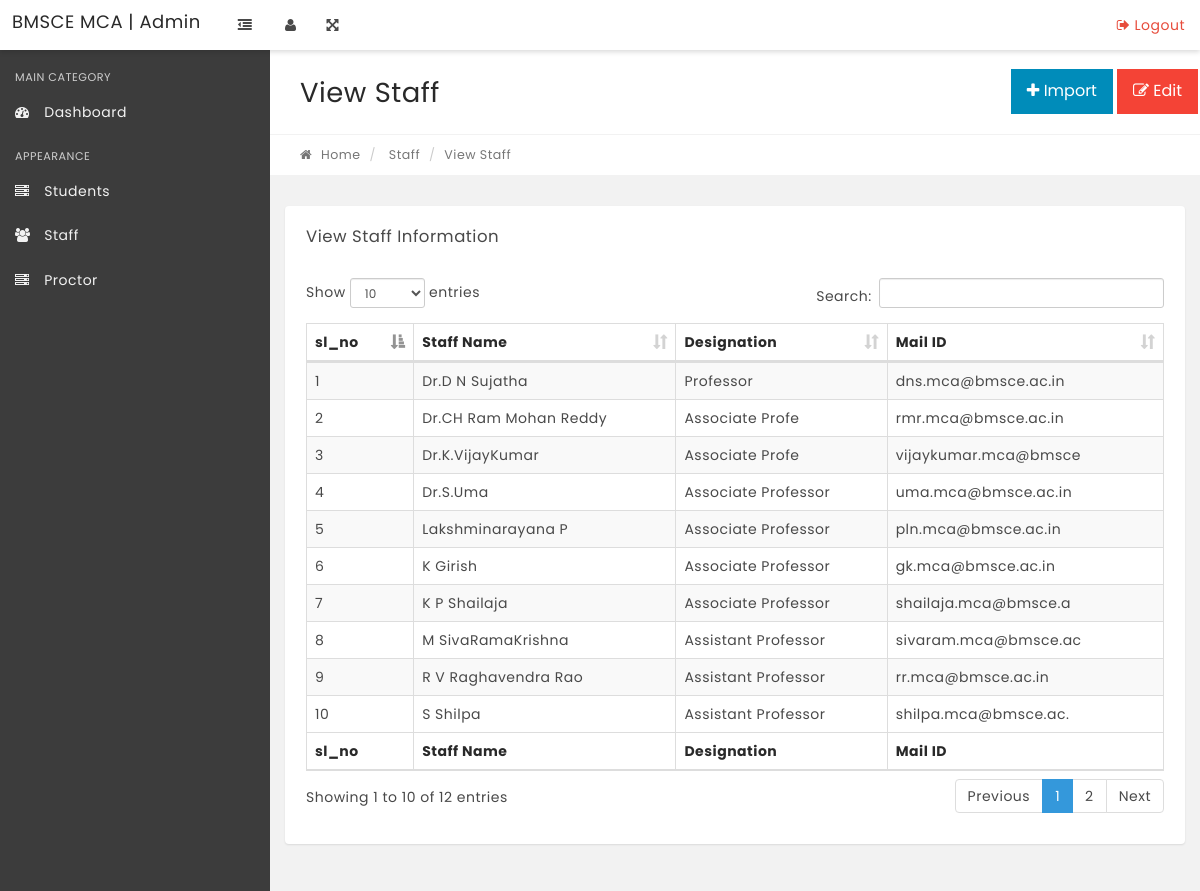
Page /manage-staff.php (signed in) on the earlier database version.
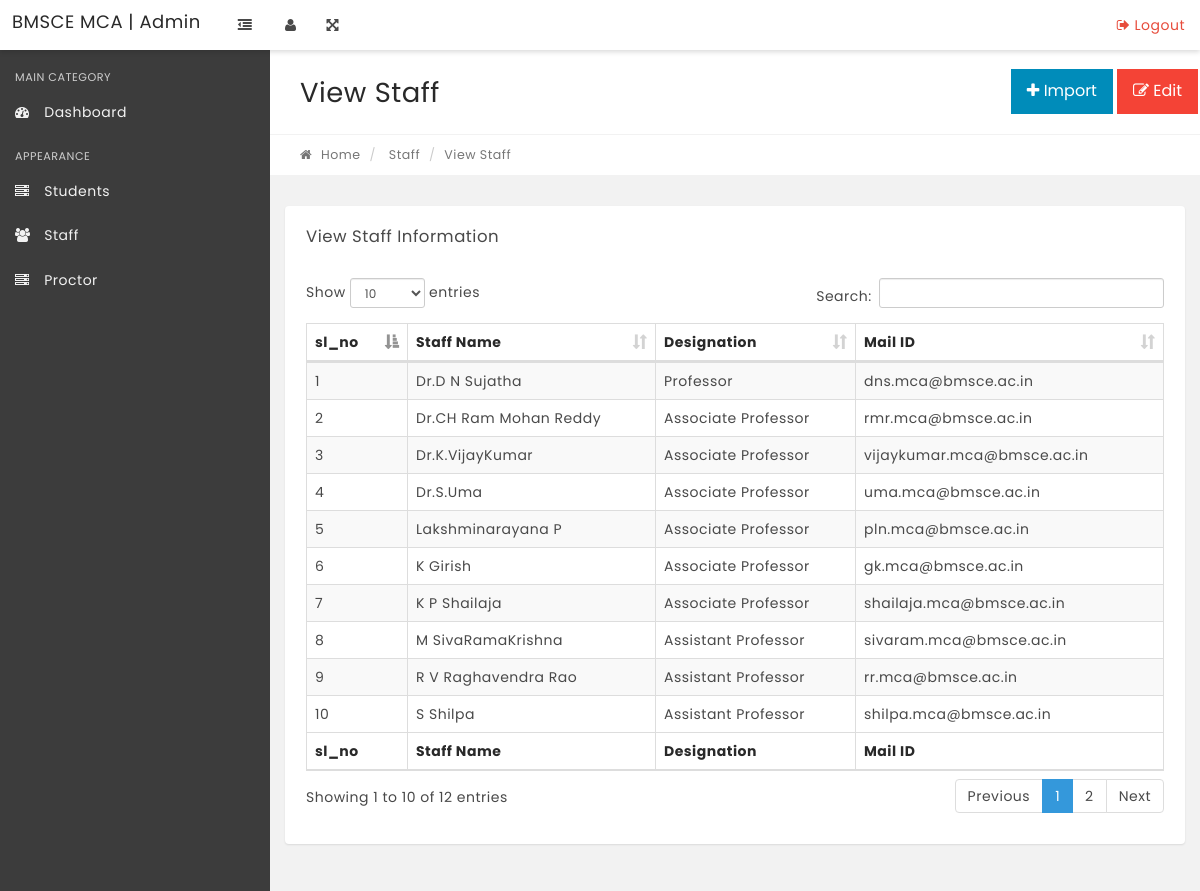
Same page on the later database version.
### tables this page shows
CREATE TABLE IF NOT EXISTS `faculty` (
  `sl_no` int(5) NOT NULL AUTO_INCREMENT,
  `username` varchar(20) NOT NULL,
  `name` char(25) NOT NULL,
  `designation` varchar(30) NOT NULL,
  `mail_id` varchar(50) NOT NULL,
  UNIQUE KEY `sl_no` (`sl_no`)
);

### manage-staff.php (the view, shortened to what this page needs)
<?php
try
{
$dbh = new PDO("mysql:host=".DB_HOST.";dbname=".DB_NAME,DB_USER, DB_PASS,array(PDO::MYSQL_ATTR_INIT_COMMAND => "SET NAMES 'utf8'"));
}
catch (PDOException $e)
{
exit("Error: " . $e->getMessage());
}
if(strlen($_SESSION['username'])==0)
    {
header('location:index.php');
}
else{
?>
<!DOCTYPE html>
<html lang="en">
    <head>
        <link rel="stylesheet" href="css/bootstrap.min.css" media="screen" >
        <link rel="stylesheet" href="css/font-awesome.min.css" media="screen" >
        <link rel="stylesheet" href="css/animate-css/animate.min.css" media="screen" >
        <link rel="stylesheet" href="css/lobipanel/lobipanel.min.css" media="screen" >
        <link rel="stylesheet" href="css/prism/prism.css" media="screen" >
        <link rel="stylesheet" type="text/css" href="js/DataTables/datatables.min.css"/>
        <link rel="stylesheet" href="css/main.css" media="screen" >
    </head>
    <body class="top-navbar-fixed">
        <div class="main-wrapper">
   <body class="top-navbar-fixed">
        <div class="main-wrapper">
     <nav class="navbar top-navbar bg-white box-shadow">
                <div class="container-fluid">
                    <div class="row">
                        <div class="navbar-header no-padding">
                            <a class="navbar-brand" href="dashboard.php">
                                BMSCE MCA | Admin
                            </a>
                            <span class="small-nav-handle hidden-sm hidden-xs"><i class="fa fa-outdent"></i></span>
                        </div>
                        <div class="collapse navbar-collapse" id="navbar-collapse-1">
                            <ul class="nav navbar-nav" data-dropdown-in="fadeIn" data-dropdown-out="fadeOut">
                                <li class="hidden-sm hidden-xs"><a href="#" class="user-info-handle"><i class="fa fa-user"></i></a></li>
                                <li class="hidden-sm hidden-xs"><a href="#" class="full-screen-handle"><i class="fa fa-arrows-alt"></i></a></li>
                            </ul>
                            <ul class="nav navbar-nav navbar-right" data-dropdown-in="fadeIn" data-dropdown-out="fadeOut">
                                    <li><a href="logout.php" class="color-danger text-center"><i class="fa fa-sign-out"></i> Logout</a></li>
                            </ul>
                        </div>
                    </div>
                </div>
            </nav>
            <div class="content-wrapper">
                <div class="content-container">
<?php include('includes/leftbar.php');?>
                    <div class="main-page">
                        <div class="container-fluid">
                            <div class="row page-title-div">
<ul class="nav navbar-nav navbar-right">
<li><button class="button button2" onclick="window.location.href = 'staff_import.php';"><i class="fa fa-plus"></i> Import</button></li>
<li><button  class="button button3" onclick="window.location.href = 'staff_add.php';"><i class="fa fa-edit"></i> Edit</button></li>
</ul>
                                <div class="col-md-6">
                                    <h2 class="title">View Staff</h2>
                                </div>
                            </div>
                            <div class="row breadcrumb-div">
                                <div class="col-md-6">
                                    <ul class="breadcrumb">
            							<li><a href="dashboard.php"><i class="fa fa-home"></i> Home</a></li>
                                        <li> Staff</li>
            							<li class="active">View Staff</li>
            						</ul>
                                </div>
                            </div>
                        </div>
                        <section class="section">
                            <div class="container-fluid">
                                <div class="row">
                                    <div class="col-md-12">
                                        <div class="panel">
                                            <div class="panel-heading">
                                                <div class="panel-title">
                                                    <h5>View Staff Information</h5>
                                                </div>
                                            </div>
    <div class="scrollmenu">
  <div weight="50%">
                                            <div class="panel-body p-20">
                                                <table id="example" class="display table table-striped table-bordered" cellspacing="0" width="100%">
                                                    <thead>
                                                        <tr>
                                                            <th>sl_no</th>
                                                            <th>Staff Name</th>
                                                            <th>Designation</th>
                                                            <th>Mail ID</th>
                                                                                                                    </tr>
                                                    </thead>
                                                    <tfoot>
                                                        <tr>
                                                          <th>sl_no</th>
                                                            <th>Staff Name</th>
                                                            <th>Designation</th>
                                                            <th>Mail ID</th>
                                                                                                                    </tr>
                                                    </tfoot>
                                                    <tbody>
<?php $sql = "SELECT faculty.name,faculty.designation,faculty.mail_id from faculty";
$query = $dbh->prepare($sql);
$query->execute();
$results=$query->fetchAll(PDO::FETCH_OBJ);
$cnt=1;
if($query->rowCount() > 0)
{
foreach($results as $result)
{   ?>
<tr>
 <td><?php echo htmlentities($cnt);?></td>
                                                            <td><?php echo htmlentities($result->name);?></td>
                                                            <td><?php echo htmlentities($result->designation);?></td>
                                                            <td><?php echo htmlentities($result->mail_id);?></td>
</tr>
<?php $cnt=$cnt+1;}} ?>
                                                    </tbody>
                                                </table>
                                            </div>
                                        </div>
                                    </div>
                                                </div>
                                            </div>
                                        </div>
                                    </div>
                                </div>
                            </div>
                    </div>
                </div>
            </div>
    </body>
</html>
<?php } ?>

### includes/leftbar.php (shortened to what this page needs)
<div class="left-sidebar bg-black-300 box-shadow ">
                        <div class="sidebar-content">
                            <div class="user-info closed">
                            </div>
                            <div class="sidebar-nav">
                                <ul class="side-nav color-gray">
                                    <li class="nav-header">
                                        <span class="">Main Category</span>
                                    </li>
                                    <li>
                                        <a href="dashboard.php"><i class="fa fa-dashboard"></i> <span>Dashboard</span> </a>
                                    </li>
                                    <li class="nav-header">
                                        <span class="">Appearance</span>
                                    </li>
                                    <li>
                                        <a href="manage-students.php"><i class="fa fa fa-server"></i> <span>Students</span> </a>
											</li>
                                    <li>
                                        <a href="manage-staff.php"><i class="fa fa-users"></i> <span>Staff</span></a>
                                    </li>
                                       <li>
                                        <a href="manage_proctor.php"><i class="a fa fa-server"></i> <span>Proctor</span></a>
                                    </li>
                            </div>
                        </div>
                    </div>

### manage-staff.php (style rules this page uses)
.button { background-color: #4CAF50; border: none; color: white; padding: 10px 16px; text-align: center; text-decoration: none; display: inline-block; font-size: 16px; margin: 4px 2px; cursor: pointer; }
.button2 { background-color: #008CBA; }
.button3 { background-color: #f44336; }

Differences in the rows shown:
changed faculty "Dr.CH Ram Mohan Reddy": designation "Associate Profe" → "Associate Professor"
changed faculty "Dr.K.VijayKumar": designation "Associate Profe" → "Associate Professor"; mail "vijaykumar.mca@bmsce" → "vijaykumar.mca@bmsce.ac.in"
changed faculty "K P Shailaja": mail "shailaja.mca@bmsce.a" → "shailaja.mca@bmsce.ac.in"
changed faculty "M SivaRamaKrishna": mail "sivaram.mca@bmsce.ac" → "sivaram.mca@bmsce.ac.in"
changed faculty "S Shilpa": mail "shilpa.mca@bmsce.ac." → "shilpa.mca@bmsce.ac.in"
